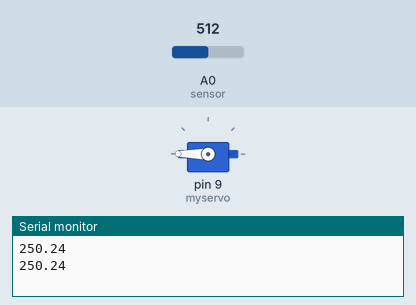
A sketch run on a simulated Arduino Uno, built with avr-gcc and run on an emulated ATmega328P. Parts: servo, the last lines printed to the serial monitor. The test bench sets the inputs (shaded band); at power-on: A0 (sensor) = 512.

Above: at 1.8 s.
1.9 s: A0 (sensor) set to 122
At 2.8 s:
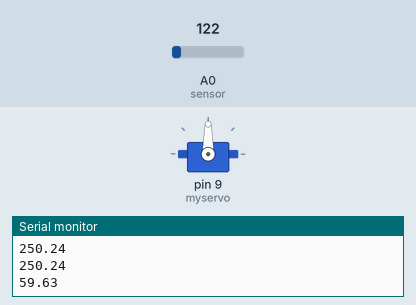
3.5 s: A0 (sensor) set to 0
At 4.4 s:
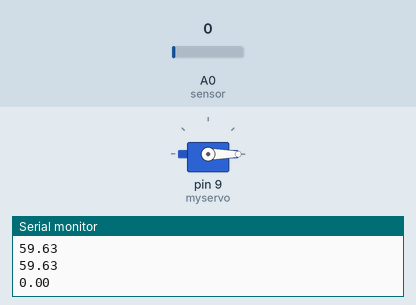
5.5 s: A0 (sensor) set to 52
7.2 s: A0 (sensor) set to 56
At 8.7 s:
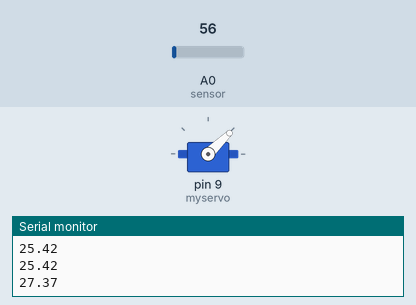
9.5 s: A0 (sensor) set to 306
At 10.3 s:
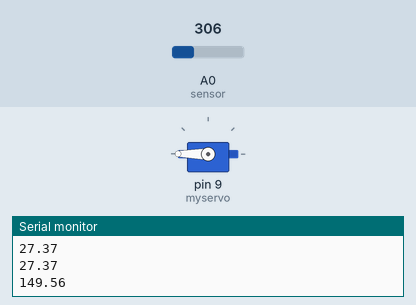
Timing chart, 0 to 12.5 s (numbered marks = the images above; inputs shaded):
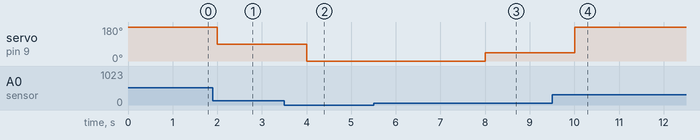

The sketch:

Servo4.ino
```cpp
#include <Servo.h>

Servo myservo;
int pos = 0;
const int sensor = A0;
float temperatura = 0;

void setup() {
  Serial.begin(9600);
  myservo.attach(9);
}

void loop() {
  temperatura = (float(analogRead(sensor))*5/(1023))/0.01;
  pos = map(temperatura, 26, 30, 0, 179);
  Serial.println(temperatura);
  myservo.write(pos);
  delay(1000);
}
```

Measured:
- the behaviour switches between 55 and 56 on A0 (sensor) (found by bisection; images 2 and 3)
- after the input at 1.9 s, servo on pin 9 (myservo): 180° → 90° after 0.10 s
- after the input at 3.5 s, servo on pin 9 (myservo): 90° → 0° after 0.50 s
- after the input at 7.2 s, servo on pin 9 (myservo): 0° → 44° after 0.81 s
- after the input at 9.5 s, servo on pin 9 (myservo): 44° → 180° after 0.51 s
